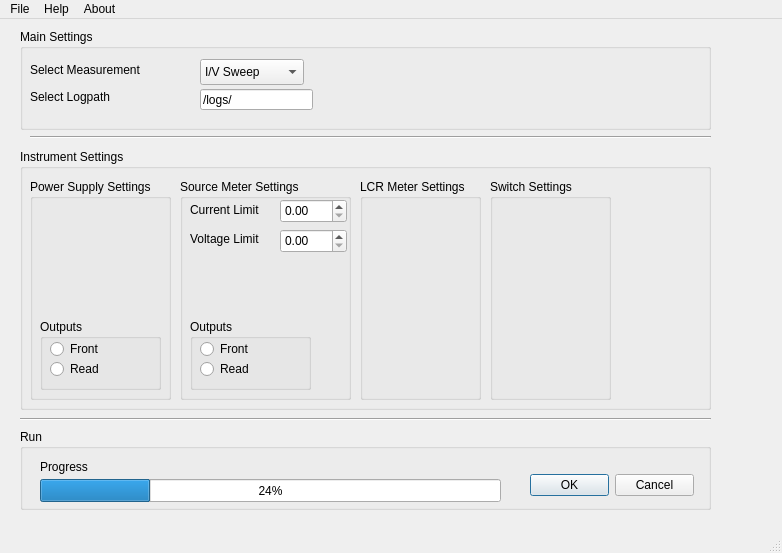
<?xml version="1.0" encoding="UTF-8"?>
<ui version="4.0">
 <class>MainWindow</class>
 <widget class="QMainWindow" name="MainWindow">
  <property name="geometry">
   <rect>
    <x>0</x>
    <y>0</y>
    <width>782</width>
    <height>553</height>
   </rect>
  </property>
  <property name="windowTitle">
   <string>MainWindow</string>
  </property>
  <widget class="QWidget" name="centralwidget">
   <widget class="Line" name="line">
    <property name="geometry">
     <rect>
      <x>30</x>
      <y>110</y>
      <width>681</width>
      <height>16</height>
     </rect>
    </property>
    <property name="orientation">
     <enum>Qt::Horizontal</enum>
    </property>
   </widget>
   <widget class="QGroupBox" name="groupBox_6">
    <property name="geometry">
     <rect>
      <x>20</x>
      <y>410</y>
      <width>691</width>
      <height>81</height>
     </rect>
    </property>
    <property name="title">
     <string>Run</string>
    </property>
    <widget class="QProgressBar" name="progressBar">
     <property name="geometry">
      <rect>
       <x>20</x>
       <y>50</y>
       <width>461</width>
       <height>23</height>
      </rect>
     </property>
     <property name="styleSheet">
      <string notr="true"/>
     </property>
     <property name="value">
      <number>24</number>
     </property>
    </widget>
    <widget class="QLabel" name="label_3">
     <property name="geometry">
      <rect>
       <x>20</x>
       <y>30</y>
       <width>59</width>
       <height>16</height>
      </rect>
     </property>
     <property name="text">
      <string>Progress</string>
     </property>
    </widget>
    <widget class="QDialogButtonBox" name="buttonBox">
     <property name="geometry">
      <rect>
       <x>510</x>
       <y>40</y>
       <width>164</width>
       <height>32</height>
      </rect>
     </property>
     <property name="standardButtons">
      <set>QDialogButtonBox::Cancel|QDialogButtonBox::Ok</set>
     </property>
    </widget>
   </widget>
   <widget class="QGroupBox" name="groupBox_7">
    <property name="geometry">
     <rect>
      <x>20</x>
      <y>10</y>
      <width>691</width>
      <height>101</height>
     </rect>
    </property>
    <property name="title">
     <string>Main Settings</string>
    </property>
    <widget class="QLabel" name="label_4">
     <property name="geometry">
      <rect>
       <x>10</x>
       <y>60</y>
       <width>101</width>
       <height>16</height>
      </rect>
     </property>
     <property name="text">
      <string>Select Logpath</string>
     </property>
    </widget>
    <widget class="QLabel" name="label_5">
     <property name="geometry">
      <rect>
       <x>10</x>
       <y>30</y>
       <width>131</width>
       <height>21</height>
      </rect>
     </property>
     <property name="text">
      <string>Select Measurement</string>
     </property>
    </widget>
    <widget class="QComboBox" name="comboBox">
     <property name="geometry">
      <rect>
       <x>180</x>
       <y>30</y>
       <width>104</width>
       <height>26</height>
      </rect>
     </property>
     <item>
      <property name="text">
       <string>I/V Sweep</string>
      </property>
     </item>
     <item>
      <property name="text">
       <string>C/V Sweep</string>
      </property>
     </item>
    </widget>
    <widget class="QLineEdit" name="lineEdit">
     <property name="geometry">
      <rect>
       <x>180</x>
       <y>60</y>
       <width>113</width>
       <height>21</height>
      </rect>
     </property>
     <property name="text">
      <string>/logs/</string>
     </property>
    </widget>
   </widget>
   <widget class="QGroupBox" name="groupBox_8">
    <property name="geometry">
     <rect>
      <x>20</x>
      <y>130</y>
      <width>691</width>
      <height>261</height>
     </rect>
    </property>
    <property name="title">
     <string>Instrument Settings</string>
    </property>
    <widget class="QGroupBox" name="groupBox_4">
     <property name="geometry">
      <rect>
       <x>340</x>
       <y>30</y>
       <width>121</width>
       <height>221</height>
      </rect>
     </property>
     <property name="title">
      <string>LCR Meter Settings</string>
     </property>
    </widget>
    <widget class="QGroupBox" name="groupBox_5">
     <property name="geometry">
      <rect>
       <x>10</x>
       <y>30</y>
       <width>141</width>
       <height>221</height>
      </rect>
     </property>
     <property name="title">
      <string>Power Supply Settings</string>
     </property>
     <widget class="QGroupBox" name="groupBox_10">
      <property name="geometry">
       <rect>
        <x>10</x>
        <y>140</y>
        <width>121</width>
        <height>71</height>
       </rect>
      </property>
      <property name="title">
       <string>Outputs</string>
      </property>
      <widget class="QRadioButton" name="radioButton_6">
       <property name="geometry">
        <rect>
         <x>10</x>
         <y>20</y>
         <width>100</width>
         <height>20</height>
        </rect>
       </property>
       <property name="text">
        <string>Front</string>
       </property>
      </widget>
      <widget class="QRadioButton" name="radioButton_7">
       <property name="geometry">
        <rect>
         <x>10</x>
         <y>40</y>
         <width>100</width>
         <height>20</height>
        </rect>
       </property>
       <property name="text">
        <string>Read</string>
       </property>
      </widget>
     </widget>
    </widget>
    <widget class="QGroupBox" name="groupBox_3">
     <property name="geometry">
      <rect>
       <x>160</x>
       <y>30</y>
       <width>171</width>
       <height>221</height>
      </rect>
     </property>
     <property name="title">
      <string>Source Meter Settings</string>
     </property>
     <widget class="QDoubleSpinBox" name="doubleSpinBox">
      <property name="geometry">
       <rect>
        <x>100</x>
        <y>20</y>
        <width>67</width>
        <height>24</height>
       </rect>
      </property>
     </widget>
     <widget class="QDoubleSpinBox" name="doubleSpinBox_2">
      <property name="geometry">
       <rect>
        <x>100</x>
        <y>50</y>
        <width>67</width>
        <height>24</height>
       </rect>
      </property>
     </widget>
     <widget class="QLabel" name="label">
      <property name="geometry">
       <rect>
        <x>10</x>
        <y>20</y>
        <width>81</width>
        <height>21</height>
       </rect>
      </property>
      <property name="text">
       <string>Current Limit</string>
      </property>
     </widget>
     <widget class="QLabel" name="label_2">
      <property name="geometry">
       <rect>
        <x>10</x>
        <y>50</y>
        <width>91</width>
        <height>20</height>
       </rect>
      </property>
      <property name="text">
       <string>Voltage Limit</string>
      </property>
     </widget>
     <widget class="QGroupBox" name="groupBox">
      <property name="geometry">
       <rect>
        <x>10</x>
        <y>140</y>
        <width>121</width>
        <height>71</height>
       </rect>
      </property>
      <property name="title">
       <string>Outputs</string>
      </property>
      <widget class="QRadioButton" name="radioButton_2">
       <property name="geometry">
        <rect>
         <x>10</x>
         <y>20</y>
         <width>100</width>
         <height>20</height>
        </rect>
       </property>
       <property name="text">
        <string>Front</string>
       </property>
      </widget>
      <widget class="QRadioButton" name="radioButton">
       <property name="geometry">
        <rect>
         <x>10</x>
         <y>40</y>
         <width>100</width>
         <height>20</height>
        </rect>
       </property>
       <property name="text">
        <string>Read</string>
       </property>
      </widget>
     </widget>
    </widget>
    <widget class="QGroupBox" name="groupBox_9">
     <property name="geometry">
      <rect>
       <x>470</x>
       <y>30</y>
       <width>121</width>
       <height>221</height>
      </rect>
     </property>
     <property name="title">
      <string>Switch Settings</string>
     </property>
    </widget>
   </widget>
   <widget class="Line" name="line_2">
    <property name="geometry">
     <rect>
      <x>20</x>
      <y>390</y>
      <width>691</width>
      <height>20</height>
     </rect>
    </property>
    <property name="orientation">
     <enum>Qt::Horizontal</enum>
    </property>
   </widget>
  </widget>
  <widget class="QMenuBar" name="menubar">
   <property name="geometry">
    <rect>
     <x>0</x>
     <y>0</y>
     <width>782</width>
     <height>22</height>
    </rect>
   </property>
   <widget class="QMenu" name="menuFile">
    <property name="title">
     <string>File</string>
    </property>
    <addaction name="actionQuit"/>
   </widget>
   <widget class="QMenu" name="menuAbout">
    <property name="title">
     <string>About</string>
    </property>
   </widget>
   <widget class="QMenu" name="menuHelp">
    <property name="title">
     <string>Help</string>
    </property>
   </widget>
   <addaction name="menuFile"/>
   <addaction name="menuHelp"/>
   <addaction name="menuAbout"/>
  </widget>
  <widget class="QStatusBar" name="statusbar"/>
  <action name="actionQuit">
   <property name="text">
    <string>Quit</string>
   </property>
  </action>
 </widget>
 <resources/>
 <connections/>
</ui>
